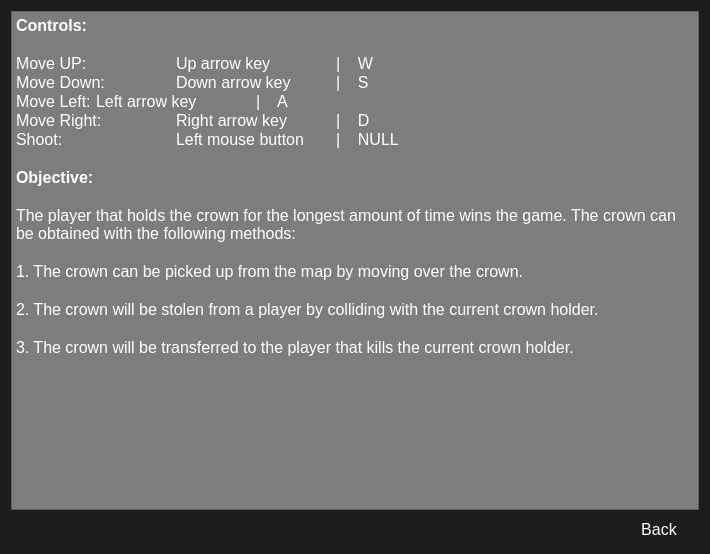
<?xml version="1.0" encoding="UTF-8"?>
<ui version="4.0">
 <class>HelpDialog</class>
 <widget class="QDialog" name="HelpDialog">
  <property name="geometry">
   <rect>
    <x>0</x>
    <y>0</y>
    <width>710</width>
    <height>554</height>
   </rect>
  </property>
  <property name="windowTitle">
   <string>Dialog</string>
  </property>
  <property name="styleSheet">
   <string notr="true">QDialog
{
background-color: #1d1d1d;
}</string>
  </property>
  <layout class="QVBoxLayout" name="verticalLayout">
   <item>
    <widget class="QTextBrowser" name="textBrowser">
     <property name="styleSheet">
      <string notr="true">QTextBrowser
{
	background-color: rgb(125,125,125);
	color:white;
}
</string>
     </property>
     <property name="html">
      <string>&lt;!DOCTYPE HTML PUBLIC &quot;-//W3C//DTD HTML 4.0//EN&quot; &quot;http://www.w3.org/TR/REC-html40/strict.dtd&quot;&gt;
&lt;html&gt;&lt;head&gt;&lt;meta name=&quot;qrichtext&quot; content=&quot;1&quot; /&gt;&lt;style type=&quot;text/css&quot;&gt;
p, li { white-space: pre-wrap; }
&lt;/style&gt;&lt;/head&gt;&lt;body style=&quot; font-family:'Sans Serif'; font-size:9pt; font-weight:400; font-style:normal;&quot;&gt;
&lt;p style=&quot; margin-top:0px; margin-bottom:0px; margin-left:0px; margin-right:0px; -qt-block-indent:0; text-indent:0px;&quot;&gt;&lt;span style=&quot; font-size:12pt; font-weight:600;&quot;&gt;Controls:&lt;/span&gt;&lt;/p&gt;
&lt;p style=&quot;-qt-paragraph-type:empty; margin-top:0px; margin-bottom:0px; margin-left:0px; margin-right:0px; -qt-block-indent:0; text-indent:0px; font-size:12pt;&quot;&gt;&lt;br /&gt;&lt;/p&gt;
&lt;p style=&quot; margin-top:0px; margin-bottom:0px; margin-left:0px; margin-right:0px; -qt-block-indent:0; text-indent:0px;&quot;&gt;&lt;span style=&quot; font-size:12pt;&quot;&gt;Move UP:		Up arrow key	|    W&lt;/span&gt;&lt;/p&gt;
&lt;p style=&quot; margin-top:0px; margin-bottom:0px; margin-left:0px; margin-right:0px; -qt-block-indent:0; text-indent:0px;&quot;&gt;&lt;span style=&quot; font-size:12pt;&quot;&gt;Move Down:	Down arrow key	|    S&lt;/span&gt;&lt;/p&gt;
&lt;p style=&quot; margin-top:0px; margin-bottom:0px; margin-left:0px; margin-right:0px; -qt-block-indent:0; text-indent:0px;&quot;&gt;&lt;span style=&quot; font-size:12pt;&quot;&gt;Move Left:	Left arrow key	|    A&lt;/span&gt;&lt;/p&gt;
&lt;p style=&quot; margin-top:0px; margin-bottom:0px; margin-left:0px; margin-right:0px; -qt-block-indent:0; text-indent:0px;&quot;&gt;&lt;span style=&quot; font-size:12pt;&quot;&gt;Move Right:	Right arrow key	|    D&lt;/span&gt;&lt;/p&gt;
&lt;p style=&quot; margin-top:0px; margin-bottom:0px; margin-left:0px; margin-right:0px; -qt-block-indent:0; text-indent:0px;&quot;&gt;&lt;span style=&quot; font-size:12pt;&quot;&gt;Shoot:		Left mouse button	|    NULL&lt;/span&gt;&lt;/p&gt;
&lt;p style=&quot;-qt-paragraph-type:empty; margin-top:0px; margin-bottom:0px; margin-left:0px; margin-right:0px; -qt-block-indent:0; text-indent:0px; font-size:12pt;&quot;&gt;&lt;br /&gt;&lt;/p&gt;
&lt;p style=&quot; margin-top:0px; margin-bottom:0px; margin-left:0px; margin-right:0px; -qt-block-indent:0; text-indent:0px;&quot;&gt;&lt;span style=&quot; font-size:12pt; font-weight:600;&quot;&gt;Objective:&lt;/span&gt;&lt;/p&gt;
&lt;p style=&quot;-qt-paragraph-type:empty; margin-top:0px; margin-bottom:0px; margin-left:0px; margin-right:0px; -qt-block-indent:0; text-indent:0px; font-size:12pt;&quot;&gt;&lt;br /&gt;&lt;/p&gt;
&lt;p style=&quot; margin-top:0px; margin-bottom:0px; margin-left:0px; margin-right:0px; -qt-block-indent:0; text-indent:0px;&quot;&gt;&lt;span style=&quot; font-size:12pt;&quot;&gt;The player that holds the crown for the longest amount of time wins the game. The crown can be obtained with the following methods:&lt;/span&gt;&lt;/p&gt;
&lt;p style=&quot;-qt-paragraph-type:empty; margin-top:0px; margin-bottom:0px; margin-left:0px; margin-right:0px; -qt-block-indent:0; text-indent:0px; font-size:12pt;&quot;&gt;&lt;br /&gt;&lt;/p&gt;
&lt;p style=&quot; margin-top:0px; margin-bottom:0px; margin-left:0px; margin-right:0px; -qt-block-indent:0; text-indent:0px;&quot;&gt;&lt;span style=&quot; font-size:12pt;&quot;&gt;1. The crown can be picked up from the map by moving over the crown.&lt;/span&gt;&lt;/p&gt;
&lt;p style=&quot;-qt-paragraph-type:empty; margin-top:0px; margin-bottom:0px; margin-left:0px; margin-right:0px; -qt-block-indent:0; text-indent:0px; font-size:12pt;&quot;&gt;&lt;br /&gt;&lt;/p&gt;
&lt;p style=&quot; margin-top:0px; margin-bottom:0px; margin-left:0px; margin-right:0px; -qt-block-indent:0; text-indent:0px;&quot;&gt;&lt;span style=&quot; font-size:12pt;&quot;&gt;2. The crown will be stolen from a player by colliding with the current crown holder.&lt;/span&gt;&lt;/p&gt;
&lt;p style=&quot;-qt-paragraph-type:empty; margin-top:0px; margin-bottom:0px; margin-left:0px; margin-right:0px; -qt-block-indent:0; text-indent:0px; font-size:12pt;&quot;&gt;&lt;br /&gt;&lt;/p&gt;
&lt;p style=&quot; margin-top:0px; margin-bottom:0px; margin-left:0px; margin-right:0px; -qt-block-indent:0; text-indent:0px;&quot;&gt;&lt;span style=&quot; font-size:12pt;&quot;&gt;3. The crown will be transferred to the player that kills the current crown holder.&lt;/span&gt;&lt;/p&gt;&lt;/body&gt;&lt;/html&gt;</string>
     </property>
    </widget>
   </item>
   <item>
    <layout class="QHBoxLayout" name="horizontalLayout">
     <item>
      <spacer name="horizontalSpacer">
       <property name="orientation">
        <enum>Qt::Horizontal</enum>
       </property>
       <property name="sizeHint" stdset="0">
        <size>
         <width>40</width>
         <height>20</height>
        </size>
       </property>
      </spacer>
     </item>
     <item>
      <widget class="QPushButton" name="backButton_Help">
       <property name="font">
        <font>
         <pointsize>12</pointsize>
        </font>
       </property>
       <property name="styleSheet">
        <string notr="true">QPushButton
{
	color:white;
	outline:none;
}

QPushButton:hover
{
	color:white;
	font-weight:bold;
}</string>
       </property>
       <property name="text">
        <string>Back</string>
       </property>
       <property name="flat">
        <bool>true</bool>
       </property>
      </widget>
     </item>
    </layout>
   </item>
  </layout>
 </widget>
 <resources/>
 <connections/>
</ui>
